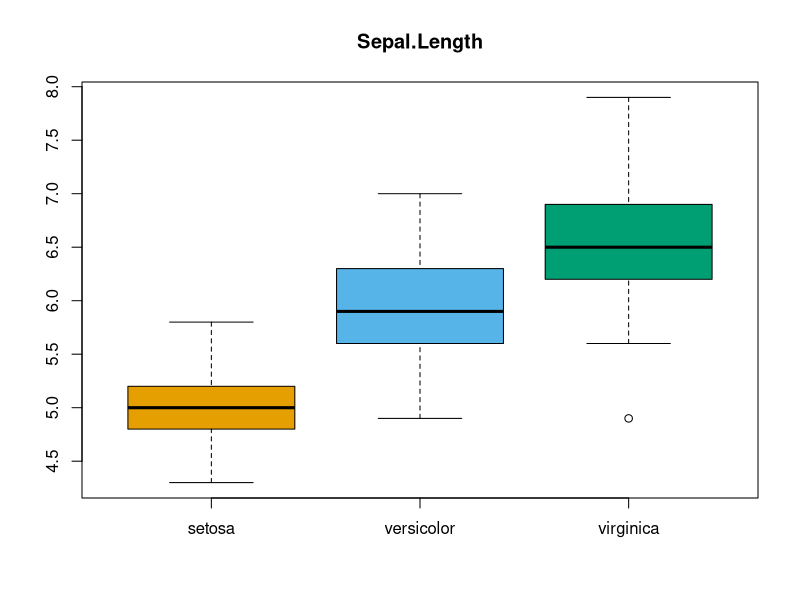
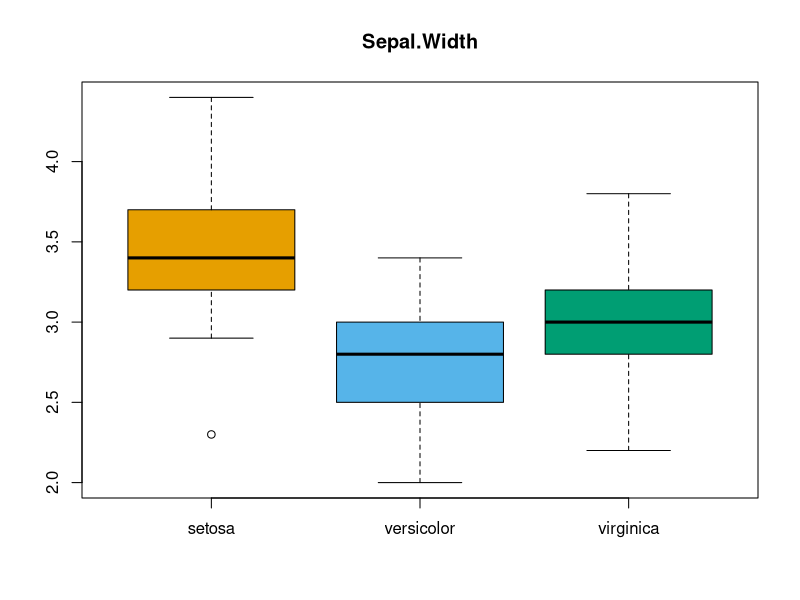
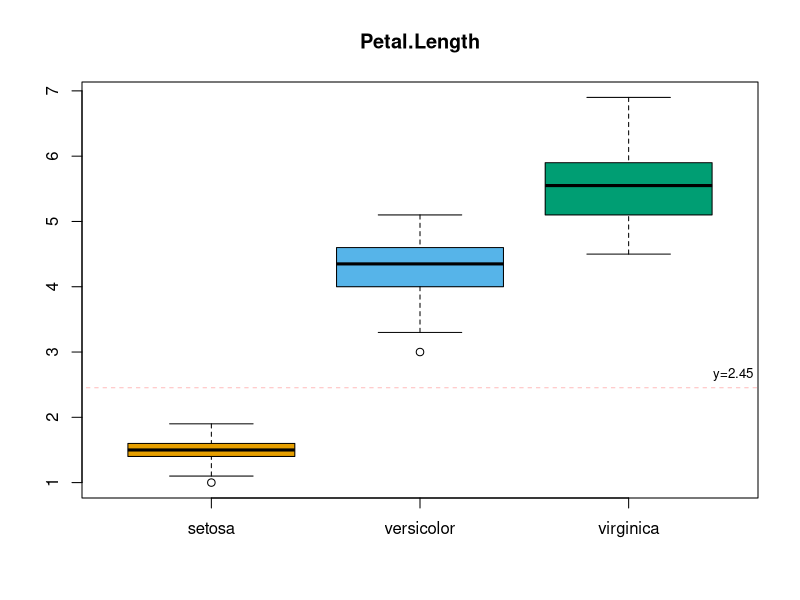
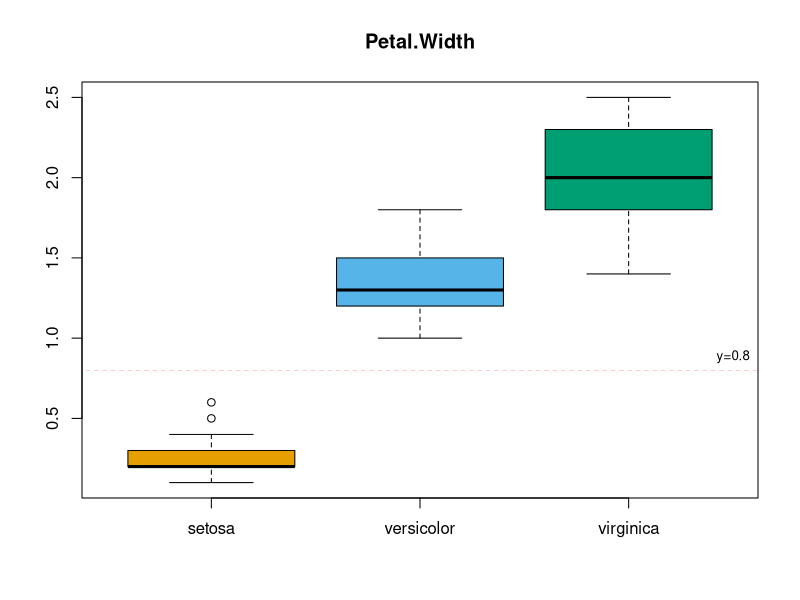

The R source for these figures, in order:
library(vioplot)
data(iris)
species_list <- lapply(levels(iris[["Species"]]), 
                       function(x) {
                         iris[ iris[, "Species"] == x, 1:4]
                       })
names(species_list) <- levels(iris[["Species"]])

lapply(lapply(1:4, 
              function(i) list(indeks=i, dane=lapply(species_list, 
                                                     function(x) x[[i]]))),
       function(x) {
         boxplot(x$dane, main=colnames(iris)[x$indeks], col=palette.colors(palette = "Okabe-Ito")[2:4])
         if (x$indeks %in% c(3,4)) {
           ypos=(min(x$dane$versicolor) + max(x$dane$setosa))/2.0
           lines(c(0, 4), c(ypos, ypos), col="red", lty=2, lwd=0.2)
           text(3.5, ypos, paste("y=", ypos, sep=""), col="black", pos=3, cex=0.8)
         }
       })
